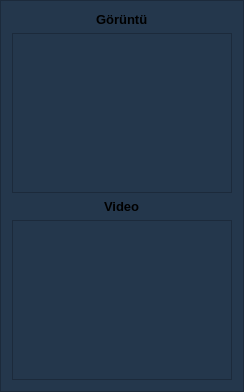
        <widget class="QFrame" name="right_frame">
         <property name="styleSheet">
          <string notr="true">background-color: rgb(36, 55, 76);</string>
         </property>
         <property name="frameShape">
          <enum>QFrame::StyledPanel</enum>
         </property>
         <property name="frameShadow">
          <enum>QFrame::Raised</enum>
         </property>
         <layout class="QVBoxLayout" name="verticalLayout_2">
          <item alignment="Qt::AlignHCenter|Qt::AlignBottom">
           <widget class="QLabel" name="label_16">
            <property name="font">
             <font>
              <pointsize>10</pointsize>
              <bold>true</bold>
             </font>
            </property>
            <property name="text">
             <string>Görüntü</string>
            </property>
           </widget>
          </item>
          <item>
           <widget class="QFrame" name="frame">
            <property name="sizePolicy">
             <sizepolicy hsizetype="Preferred" vsizetype="Expanding">
              <horstretch>0</horstretch>
              <verstretch>0</verstretch>
             </sizepolicy>
            </property>
            <property name="minimumSize">
             <size>
              <width>220</width>
              <height>160</height>
             </size>
            </property>
            <property name="maximumSize">
             <size>
              <width>220</width>
              <height>160</height>
             </size>
            </property>
            <property name="frameShape">
             <enum>QFrame::StyledPanel</enum>
            </property>
            <property name="frameShadow">
             <enum>QFrame::Raised</enum>
            </property>
           </widget>
          </item>
          <item alignment="Qt::AlignHCenter|Qt::AlignBottom">
           <widget class="QLabel" name="label_17">
            <property name="font">
             <font>
              <pointsize>10</pointsize>
              <bold>true</bold>
             </font>
            </property>
            <property name="text">
             <string>Video</string>
            </property>
           </widget>
          </item>
          <item>
           <widget class="QFrame" name="frame_2">
            <property name="sizePolicy">
             <sizepolicy hsizetype="Preferred" vsizetype="Expanding">
              <horstretch>0</horstretch>
              <verstretch>0</verstretch>
             </sizepolicy>
            </property>
            <property name="minimumSize">
             <size>
              <width>220</width>
              <height>160</height>
             </size>
            </property>
            <property name="maximumSize">
             <size>
              <width>220</width>
              <height>160</height>
             </size>
            </property>
            <property name="frameShape">
             <enum>QFrame::StyledPanel</enum>
            </property>
            <property name="frameShadow">
             <enum>QFrame::Raised</enum>
            </property>
           </widget>
          </item>
         </layout>
        </widget>
